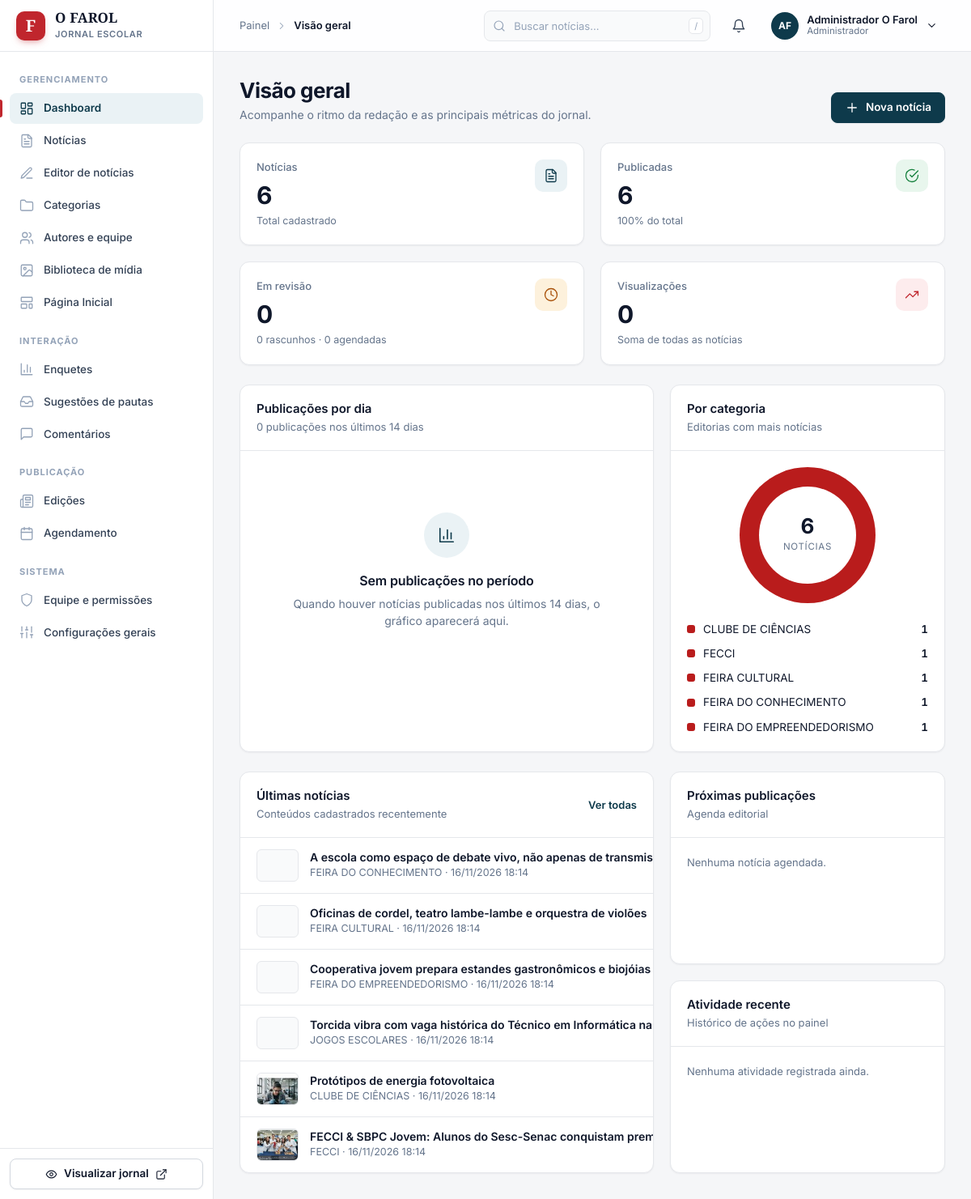
Page /admin/dashboard.php (signed in) on the committed database.
### tables this page shows
CREATE TABLE `noticias` (
  `id` INT AUTO_INCREMENT PRIMARY KEY,
  `categoria_id` INT NOT NULL,
  `edicao_id` INT NULL,
  `titulo` VARCHAR(255) NOT NULL,
  `subtitulo` TEXT NULL,
  `slug` VARCHAR(255) NOT NULL UNIQUE,
  `chapeu` VARCHAR(80) NULL,  
  `conteudo` LONGTEXT NOT NULL,
  `citacao_destaque` TEXT NULL,  
  `citacao_autor` VARCHAR(150) NULL,
  `imagem_capa` VARCHAR(255) NULL,
  `legenda_capa` TEXT NULL,
  `credito_foto` VARCHAR(150) NULL,
  `tempo_leitura` INT NOT NULL DEFAULT 3,  
  `professor_orientador` VARCHAR(150) NULL,  
  `status` ENUM('rascunho', 'revisao', 'aprovado', 'agendado', 'publicado', 'arquivado') NOT NULL DEFAULT 'publicado',
  `agendado_para` DATETIME NULL,
  `publicado_em` DATETIME NULL,
  `posicao_homepage` ENUM('nenhuma', 'manchete_hero', 'ciencia_tecnica', 'jogos_esportes', 'cultura_empreendedorismo', 'coluna_opiniao') NOT NULL DEFAULT 'nenhuma',
  `ordem_home` INT NOT NULL DEFAULT 0,
  `visualizacoes` INT NOT NULL DEFAULT 0,
  `meta_keywords` VARCHAR(255) NULL,
  `meta_description` TEXT NULL,
  `criado_por` INT NULL,
  `editando_por` INT NULL,
  `editando_em` DATETIME NULL,
  `criado_em` TIMESTAMP DEFAULT CURRENT_TIMESTAMP,
  `atualizado_em` TIMESTAMP DEFAULT CURRENT_TIMESTAMP ON UPDATE CURRENT_TIMESTAMP,
  FOREIGN KEY (`categoria_id`) REFERENCES `categorias`(`id`) ON DELETE CASCADE,
  FOREIGN KEY (`edicao_id`) REFERENCES `edicoes`(`id`) ON DELETE SET NULL,
  FOREIGN KEY (`criado_por`) REFERENCES `usuarios`(`id`) ON DELETE SET NULL,
  FOREIGN KEY (`editando_por`) REFERENCES `usuarios`(`id`) ON DELETE SET NULL,
  INDEX `idx_slug` (`slug`),
  INDEX `idx_status_pub` (`status`, `publicado_em`),
  INDEX `idx_home` (`posicao_homepage`)
);

CREATE TABLE `categorias` (
  `id` INT AUTO_INCREMENT PRIMARY KEY,
  `nome` VARCHAR(80) NOT NULL,
  `slug` VARCHAR(100) NOT NULL UNIQUE,
  `descricao` VARCHAR(255) NULL,
  `cor` VARCHAR(30) DEFAULT '#b91c1c',  
  `ordem` INT NOT NULL DEFAULT 0,
  `no_menu` TINYINT(1) NOT NULL DEFAULT 1,
  `ativo` TINYINT(1) NOT NULL DEFAULT 1,
  `criado_em` TIMESTAMP DEFAULT CURRENT_TIMESTAMP
);

### includes/functions.php (called while the page is built, shortened)
<?php
function e(?string $string): string {
    return htmlspecialchars((string)$string, ENT_QUOTES, 'UTF-8');
}

### admin/dashboard.php (the view, shortened to what this page needs)
<?php
require_once __DIR__ . '/header.php';
$pdo = getDBConnection();
$total_noticias = 0;
$publicadas = 0;
$em_revisao = 0;
$rascunhos = 0;
$agendadas = 0;
$views = 0;
$erro_carga = '';
$dias = [];
$por_categoria = [];
$ultimas = [];
$agenda = [];
$atividades = [];
for ($i = 13; $i >= 0; $i--) {
    $dias[date('Y-m-d', strtotime("-{$i} days"))] = 0;
}
if ($pdo) {
    try {
        $stmt = $pdo->query("SELECT status, COUNT(*) AS qtd, COALESCE(SUM(visualizacoes), 0) AS v FROM noticias GROUP BY status");
        foreach ($stmt->fetchAll() as $r) {
            $q = (int)$r['qtd'];
            $total_noticias += $q;
            $views += (int)$r['v'];
            if ($r['status'] === 'publicado') {
                $publicadas = $q;
            } elseif ($r['status'] === 'revisao') {
                $em_revisao = $q;
            } elseif ($r['status'] === 'rascunho') {
                $rascunhos = $q;
            } elseif ($r['status'] === 'agendado') {
                $agendadas = $q;
            }
        }
    } catch (Exception $e) {
        $erro_carga = $erro_carga ?: $e->getMessage();
    }
    try {
        $stmt = $pdo->query("SELECT c.nome, c.cor, COUNT(n.id) AS qtd FROM categorias c LEFT JOIN noticias n ON n.categoria_id = c.id GROUP BY c.id, c.nome, c.cor ORDER BY qtd DESC, c.nome ASC LIMIT 5");
        $por_categoria = $stmt->fetchAll();
    } catch (Exception $e) {
        $erro_carga = $erro_carga ?: $e->getMessage();
    }
    try {
        $stmt = $pdo->query("SELECT n.*, c.nome AS categoria_nome FROM noticias n JOIN categorias c ON n.categoria_id = c.id ORDER BY n.id DESC LIMIT 6");
        $ultimas = $stmt->fetchAll();
    } catch (Exception $e) {
        $erro_carga = $erro_carga ?: $e->getMessage();
    }
    try {
        $stmt = $pdo->query("SELECT id, titulo, agendado_para FROM noticias WHERE status = 'agendado' AND agendado_para IS NOT NULL ORDER BY agendado_para ASC LIMIT 4");
        $agenda = $stmt->fetchAll();
    } catch (Exception $e) {
        $erro_carga = $erro_carga ?: $e->getMessage();
    }
    try {
        $stmt = $pdo->query("SELECT l.acao, l.detalhes, l.criado_em, u.nome AS usuario_nome FROM logs_auditoria l LEFT JOIN usuarios u ON u.id = l.usuario_id ORDER BY l.id DESC LIMIT 8");
        $atividades = $stmt->fetchAll();
    } catch (Exception $e) {
        $erro_carga = $erro_carga ?: $e->getMessage();
    }
}
$views_fmt = $views >= 1000 ? number_format($views / 1000, 1, ',', '.') . ' mil' : (string)$views;
$pct_pub = $total_noticias > 0 ? (int)round($publicadas / $total_noticias * 100) : 0;
$total_14 = array_sum($dias);
$paleta = ['#c0262d', '#0e3a4b', '#d97706', '#6b21a8', '#0d9488'];
$total_cat = 0;
foreach ($por_categoria as $c) {
    $total_cat += (int)$c['qtd'];
}
$grad = [];
$acc = 0.0;
foreach ($por_categoria as $i => $c) {
    $por_categoria[$i]['_cor'] = ui_color($c['cor'] ?? null, $paleta[$i % 5]);
    $pct = $total_cat > 0 ? ((int)$c['qtd'] / $total_cat * 100) : 0;
    $grad[] = $por_categoria[$i]['_cor'] . ' ' . round($acc, 2) . '% ' . round($acc + $pct, 2) . '%';
    $acc += $pct;
}
$donut_bg = ($total_cat > 0) ? 'conic-gradient(' . implode(', ', $grad) . ')' : 'conic-gradient(#e5e7eb 0 100%)';
?>
<?= ui_page_header('Visão geral', 'Acompanhe o ritmo da redação e as principais métricas do jornal.',
    '<a href="' . BASE_URL . '/admin/editor.php" class="btn btn--primary">' . ui_icon('plus') . ' Nova notícia</a>') ?>
<div class="cols cols--4 mb-6">
  <div class="card stat">
    <div>
      <div class="stat__label">Notícias</div>
      <div class="stat__value"><?= $total_noticias ?></div>
      <div class="stat__foot">Total cadastrado</div>
    </div>
    <div class="stat__icon"><?= ui_icon('news') ?></div>
  </div>
  <div class="card stat">
    <div>
      <div class="stat__label">Publicadas</div>
      <div class="stat__value"><?= $publicadas ?></div>
      <div class="stat__foot"><?= $pct_pub ?>% do total</div>
    </div>
    <div class="stat__icon stat__icon--ok"><?= ui_icon('check-c') ?></div>
  </div>
  <div class="card stat">
    <div>
      <div class="stat__label">Em revisão</div>
      <div class="stat__value"><?= $em_revisao ?></div>
      <div class="stat__foot"><?= $rascunhos ?> rascunho<?= $rascunhos === 1 ? '' : 's' ?> · <?= $agendadas ?> agendada<?= $agendadas === 1 ? '' : 's' ?></div>
    </div>
    <div class="stat__icon stat__icon--warn"><?= ui_icon('clock') ?></div>
  </div>
  <div class="card stat">
    <div>
      <div class="stat__label">Visualizações</div>
      <div class="stat__value"><?= e($views_fmt) ?></div>
      <div class="stat__foot">Soma de todas as notícias</div>
    </div>
    <div class="stat__icon stat__icon--accent"><?= ui_icon('trending') ?></div>
  </div>
</div>
<div class="split split--wide split--stretch mb-6">
  <div class="card">
    <div class="card__head">
      <div>
        <div class="card__title">Publicações por dia</div>
        <div class="card__sub"><?= $total_14 ?> publicaç<?= $total_14 === 1 ? 'ão' : 'ões' ?> nos últimos 14 dias</div>
      </div>
    </div>
    <div class="card__body">
      <?php if ($total_14 === 0): ?>
        <?= ui_empty('chart', 'Sem publicações no período', 'Quando houver notícias publicadas nos últimos 14 dias, o gráfico aparecerá aqui.') ?>
      <?php endif; ?>
    </div>
  </div>
  <div class="card">
    <div class="card__head">
      <div>
        <div class="card__title">Por categoria</div>
        <div class="card__sub">Editorias com mais notícias</div>
      </div>
    </div>
    <div class="card__body">
      <?php if ($total_cat === 0): ?>
        <?= ui_empty('folder', 'Nenhuma notícia categorizada', 'A distribuição aparece quando houver notícias nas categorias.') ?>
      <?php else: ?>
        <div class="donut" style="background: <?= e($donut_bg) ?>">
          <div class="donut__center"><strong><?= $total_noticias ?></strong><span>notícias</span></div>
        </div>
        <div class="legend" style="margin-top: 22px">
          <?php foreach ($por_categoria as $c): ?>
            <div class="legend__row">
              <i class="legend__dot" style="background: <?= e($c['_cor']) ?>"></i>
              <span class="truncate-1"><?= e($c['nome']) ?></span>
              <span class="legend__val"><?= (int)$c['qtd'] ?></span>
            </div>
          <?php endforeach; ?>
        </div>
      <?php endif; ?>
    </div>
  </div>
</div>
<div class="split split--wide split--stretch">
  <div class="card card--flush">
    <div class="card__head">
      <div>
        <div class="card__title">Últimas notícias</div>
        <div class="card__sub">Conteúdos cadastrados recentemente</div>
      </div>
      <a href="<?= BASE_URL ?>/admin/noticias.php" class="link text-sm">Ver todas</a>
    </div>
    <?php if (empty($ultimas)): ?>
      <?= ui_empty('news', 'Nenhuma notícia cadastrada', 'Crie a primeira reportagem para começar a alimentar o jornal.',
          '<a href="' . BASE_URL . '/admin/editor.php" class="btn btn--primary">' . ui_icon('plus') . ' Nova notícia</a>') ?>
    <?php else: ?>
      <div class="list">
        <?php foreach ($ultimas as $n): ?>
          <?php $capa = $n['imagem_capa'] ?? ''; ?>
          <div class="list__item">
            <?php if (!empty($capa)): ?>
              <img src="<?= BASE_URL ?>/<?= e((string)$capa) ?>" alt="" class="thumb" loading="lazy">
            <?php else: ?>
              <div class="thumb"></div>
            <?php endif; ?>
            <div class="grow">
              <a href="<?= BASE_URL ?>/admin/editor.php?id=<?= (int)$n['id'] ?>" class="cell__title truncate-1" style="display:block"><?= e($n['titulo']) ?></a>
              <div class="cell__meta"><?= e($n['categoria_nome']) ?> · <?= e(ui_date($n['criado_em'] ?? null)) ?></div>
            </div>
          </div>
        <?php endforeach; ?>
      </div>
    <?php endif; ?>
  </div>
  <div class="stack">
    <div class="card card--flush">
      <div class="card__head">
        <div>
          <div class="card__title">Próximas publicações</div>
          <div class="card__sub">Agenda editorial</div>
        </div>
      </div>
      <?php if (empty($agenda)): ?>
        <div class="card__body muted text-sm">Nenhuma notícia agendada.</div>
      <?php endif; ?>
    </div>
    <div class="card card--flush">
      <div class="card__head">
        <div>
          <div class="card__title">Atividade recente</div>
          <div class="card__sub">Histórico de ações no painel</div>
        </div>
      </div>
      <?php if (empty($atividades)): ?>
        <div class="card__body muted text-sm">Nenhuma atividade registrada ainda.</div>
      <?php endif; ?>
    </div>
  </div>
</div>
<?php require_once __DIR__ . '/footer.php'; ?>

### assets/css/main.css (style rules this page uses)
*,:after,:before { --tw-border-spacing-x:0;--tw-border-spacing-y:0;--tw-translate-x:0;--tw-translate-y:0;--tw-rotate:0;--tw-skew-x:0;--tw-skew-y:0;--tw-scale-x:1;--tw-scale-y:1;--tw-pan-x: ;--tw-pan-y: ;--tw-pinch-zoom: ;--tw-scroll-snap-strictness:proximity;--tw-gradient-from-position: ;--tw-gradient-via-position: ;--tw-gradient-to-position: ;--tw-ordinal: ;--tw-slashed-zero: ;--tw-numeric-figure: ;--tw-numeric-spacing: ;--tw-numeric-fraction: ;--tw-ring-inset: ;--tw-ring-offset-width:0px;--tw-ring-offset-color:#fff;--tw-ring-color:rgba(59,130,246,.5);--tw-ring-offset-shadow:0 0 #0000;--tw-ring-shadow:0 0 #0000;--tw-shadow:0 0 #0000;--tw-shadow-colored:0 0 #0000;--tw-blur: ;--tw-brightness: ;--tw-contrast: ;--tw-grayscale: ;--tw-hue-rotate: ;--tw-invert: ;--tw-saturate: ;--tw-sepia: ;--tw-drop-shadow: ;--tw-backdrop-blur: ;--tw-backdrop-brightness: ;--tw-backdrop-contrast: ;--tw-backdrop-grayscale: ;--tw-backdrop-hue-rotate: ;--tw-backdrop-invert: ;--tw-backdrop-opacity: ;--tw-backdrop-saturate: ;--tw-backdrop-sepia: ;--tw-contain-size: ;--tw-contain-layout: ;--tw-contain-paint: ;--tw-contain-style: }
*,:after,:before { box-sizing:border-box;border:0 solid #e5e7eb }
:after,:before { --tw-content:"" }
:host,html { line-height:1.5;-webkit-text-size-adjust:100%;-moz-tab-size:4;-o-tab-size:4;tab-size:4;font-family:Inter,system-ui,-apple-system,sans-serif;font-feature-settings:normal;font-variation-settings:normal;-webkit-tap-highlight-color:transparent }
body { margin:0;line-height:inherit }
a { color:inherit;text-decoration:inherit }
b,strong { font-weight:bolder }
audio,canvas,embed,iframe,img,object,svg,video { display:block;vertical-align:middle }
img,video { max-width:100%;height:auto }
body { background-color:#f5f3ec;color:#111827;font-family:Inter,system-ui,-apple-system,sans-serif;-webkit-font-smoothing:antialiased }
.mb-6 { margin-bottom:1.5rem }
.text-sm { font-size:.875rem;line-height:1.25rem }

### rows in the picture
noticias: titulo "A escola como espaço de debate vivo, não apenas de…", categoria.nome "FEIRA DO CONHECIMENTO", criado_em "16/11/2026 18:14"
noticias: titulo "Oficinas de cordel, teatro lambe-lambe e orquestra de violões", categoria.nome "FEIRA CULTURAL", criado_em "16/11/2026 18:14"
noticias: titulo "Cooperativa jovem prepara estandes gastronômicos e biojóias", categoria.nome "FEIRA DO EMPREENDEDORISMO", criado_em "16/11/2026 18:14"
noticias: titulo "Torcida vibra com vaga histórica do Técnico em Informática na…", categoria.nome "JOGOS ESCOLARES", criado_em "16/11/2026 18:14"
noticias: imagem_capa (picture), titulo "Protótipos de energia fotovoltaica", categoria.nome "CLUBE DE CIÊNCIAS", criado_em "16/11/2026 18:14"
noticias: imagem_capa (picture), titulo "FECCI & SBPC Jovem: Alunos do Sesc-Senac conquistam premiação nacional com projetos de sustentabilidade…", categoria.nome "FECCI", criado_em "16/11/2026 18:14"

### other values in the picture
$group_title "GERENCIAMENTO"
$label "Dashboard"
$label "Notícias"
$label "Editor de notícias"
$label "Categorias"
$label "Autores e equipe"
$label "Biblioteca de mídia"
$label "Página Inicial"
$group_title "INTERAÇÃO"
$label "Enquetes"
$label "Sugestões de pautas"
$label "Comentários"
$group_title "PUBLICAÇÃO"
$label "Edições"
$label "Agendamento"
